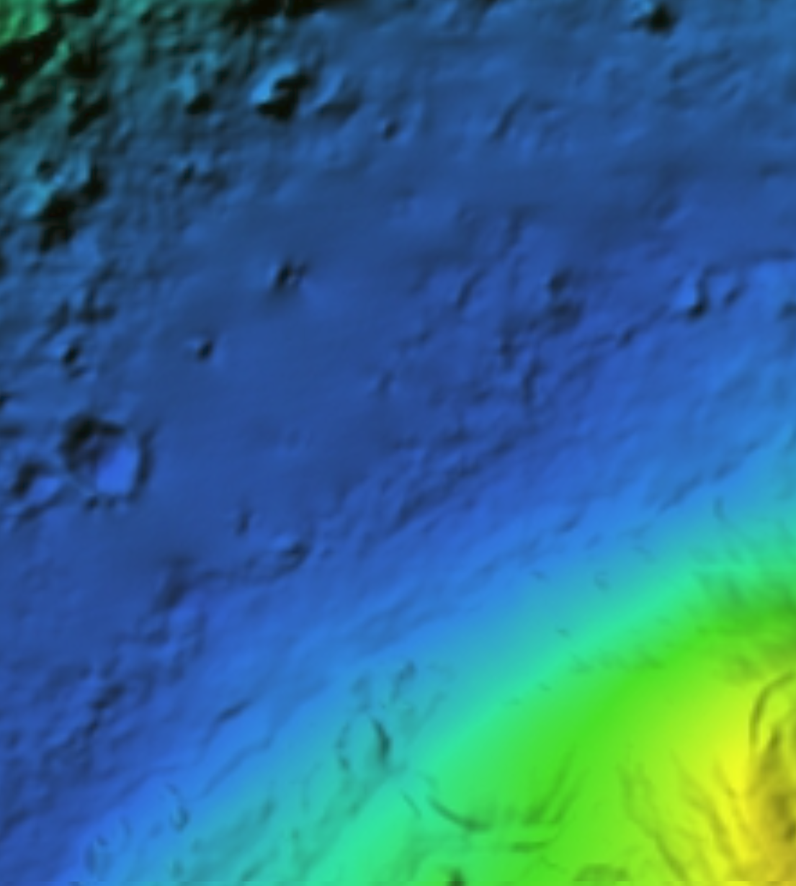
#> input picture src/images/cropped_topographic.png, 796 x 886 px, shrunk from 1105 x 1230 before the run, found by its file name
$ python shade_finder.py
#> lines starting #> are read from the running program, lines starting #| are printed output that depends on the picture
import cv2
import pandas as pd
import numpy as np

img = cv2.imread("src/images/cropped_topographic.png")
#> img is the input picture: shape (886, 796, 3); mean B, G, R 138.7, 110.8, 49.7

value_img = cv2.cvtColor(img, cv2.COLOR_BGR2HSV)[:, :, 2]
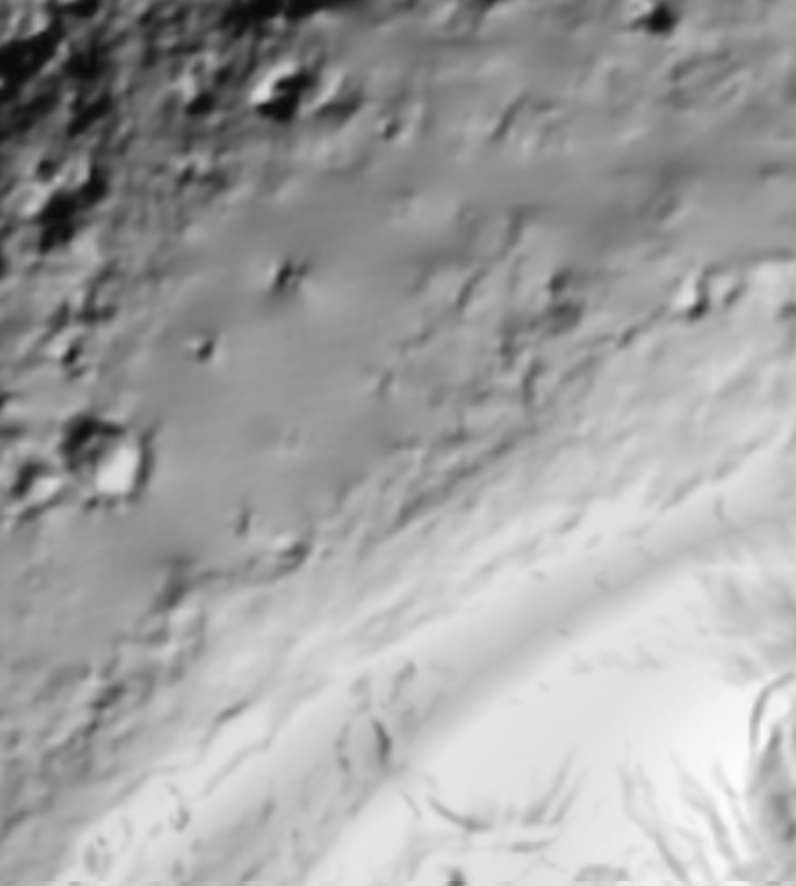
#> value_img: shape (886, 796); min 10, max 252, mean 161.6

df = pd.DataFrame(value_img)
#> df = table of 886 rows and 796 columns
# print(df.min())
df_cond = df.map(lambda x: 1 if x < 50 else 0)
#> df_cond = table of 886 rows and 796 columns

df_cond.to_csv("src/shade_calc/shade_data.csv", index=False, header=False)
